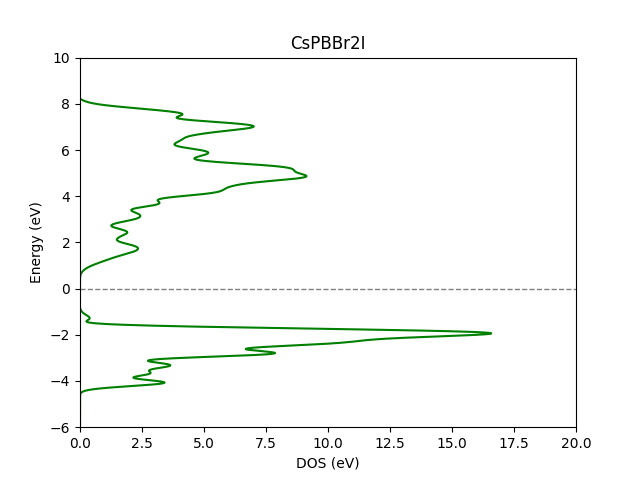
#> input picture plots/DFT_DOS/CsPBBr2I.png, 640 x 480 px, found by its file name
$ python SVGGrid.py
#> lines starting #> are read from the running program, lines starting #| are printed output that depends on the picture
import matplotlib.pyplot as plt
import matplotlib.image as mpimg

# Paths to your SVG images
s = '../plots/Grids/'

png_files = [[s+ 'CsPbBr2I.png', s+ 'CsPbBr3.png'],
              [s+ 'CsPbBrI2.png', s+ 'CsPbI3.png']]


fig, axes = plt.subplots(2, 2)

for row in [0, 1]:
    for column in [0, 1]:
        ax = axes[row, column]
        ax.axis('off')
        image = plt.imread(png_files[row][column])
#> image is the input picture: shape (480, 640, 4) float32; mean R, G, B, A 0.953, 0.962, 0.953, 0.0257
        ax.imshow(image)

plt.tight_layout()
plt.savefig('grid.png', bbox_inches='tight', dpi = 400)  # Save as PNG
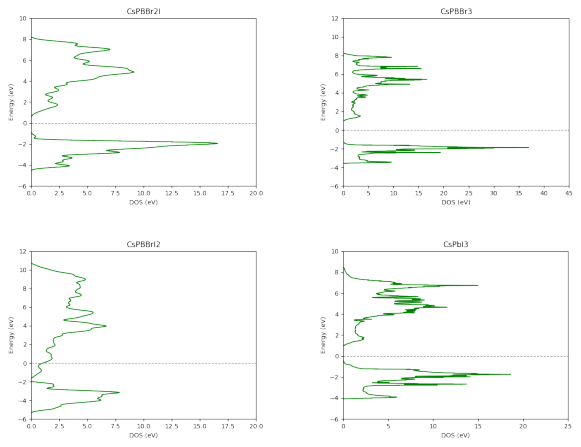
#> figure drawn by matplotlib, 4 panels
plt.show()
